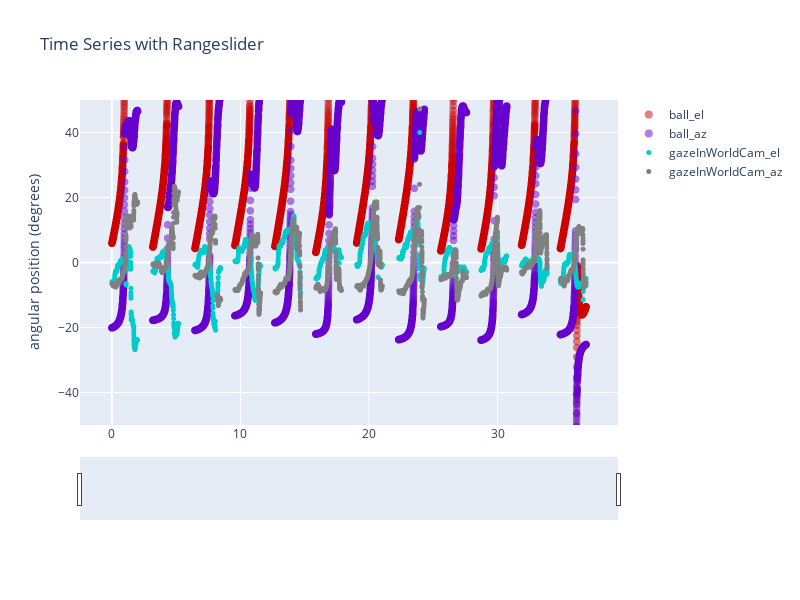

Notebook source saved alongside this figure:
### Code cell
# yLim = [-100,100]

yLim=[-50,50]
width=800
height=600

startTimeS = df2['worldVidTimeSec'].iloc[0]
endTimeS = df2['worldVidTimeSec'].iloc[-2]

# I googled for, "python find first larger than"
startIndex = next(idx for idx, val in enumerate(df2['worldVidTimeSec']) if val >  startTimeS)
endIndex = next(idx for idx, val in enumerate(df2['worldVidTimeSec']) if val >  endTimeS)
print('Plotting from index: ' + str(startIndex) + ' to ' + str(endIndex))

colors_idx = ['rgb(0,204,204)','rgb(128,128,128)','rgb(204,0,0)','rgb(102,0,204)']

# from plotly.subplots import make_subplots
# fig = make_subplots(rows=2, cols=1,shared_xaxes=True)

traces = []

###

bEih_el = go.Scattergl(
    x=df2['worldVidTimeSec'][startIndex:endIndex],
    y=df2['ball_el'][startIndex:endIndex],
    name = 'ball_el',
    marker_color = colors_idx[2],
    mode='markers',
    marker_size = 8,
    opacity = 0.5)

bEih_az = go.Scattergl(
    x=df2['worldVidTimeSec'][startIndex:endIndex],
    y=df2['ball_az'][startIndex:endIndex],
    name = 'ball_az',
    marker_color = colors_idx[3],
    mode='markers',
    marker_size = 8,
    opacity = 0.5)


traces.append(bEih_el)
traces.append(bEih_az)


eih_el = go.Scattergl(
    x=df2['worldVidTimeSec'][startIndex:endIndex],
    y=-df2['gazeInWorldCam_el'][startIndex:endIndex],
    name = 'gazeInWorldCam_el',
    marker_color = colors_idx[0],
    mode='markers',
    marker_size = 5,
    opacity = 1)

eih_az = go.Scattergl(
    x=df2['worldVidTimeSec'][startIndex:endIndex],
    y=df2['gazeInWorldCam_az'][startIndex:endIndex],
    name = 'gazeInWorldCam_az',
    marker_color = colors_idx[1],
    mode='markers',
    marker_size = 5,
    opacity = 1)

traces.append(eih_el)
traces.append(eih_az)

layout = dict(
    dragmode= 'pan',
    title='Time Series with Rangeslider',
    width=width,
    height=height,
    yaxis=dict(range=yLim, title='angular position (degrees)'),
    xaxis=dict(
        rangeslider=dict(visible=True))
)


fig = dict(data=traces, layout=layout)

iplot(fig)

### Figure 1 — Plotly figure (JSON) as saved in the notebook; plotly's stock layout.template omitted (floating-point values rounded to 4 significant figures; data arrays with more than 128 entries replaced by an {"elided": "..."} marker saying what was removed)
{"data": [{"marker": {"color": "rgb(204,0,0)", "size": 8}, "mode": "markers", "name": "ball_el", "opacity": 0.5, "type": "scattergl", "x": {"elided": "7934 float values"}, "y": {"elided": "7934 float values"}}, {"marker": {"color": "rgb(102,0,204)", "size": 8}, "mode": "markers", "name": "ball_az", "opacity": 0.5, "type": "scattergl", "x": {"elided": "7934 float values"}, "y": {"elided": "7934 float values"}}, {"marker": {"color": "rgb(0,204,204)", "size": 5}, "mode": "markers", "name": "gazeInWorldCam_el", "opacity": 1, "type": "scattergl", "x": {"elided": "7934 float values"}, "y": {"elided": "7934 float values"}}, {"marker": {"color": "rgb(128,128,128)", "size": 5}, "mode": "markers", "name": "gazeInWorldCam_az", "opacity": 1, "type": "scattergl", "x": {"elided": "7934 float values"}, "y": {"elided": "7934 float values"}}], "layout": {"dragmode": "pan", "height": 600, "title": {"text": "Time Series with Rangeslider"}, "width": 800, "xaxis": {"rangeslider": {"visible": true}}, "yaxis": {"range": [-50, 50], "title": {"text": "angular position (degrees)"}}}}
